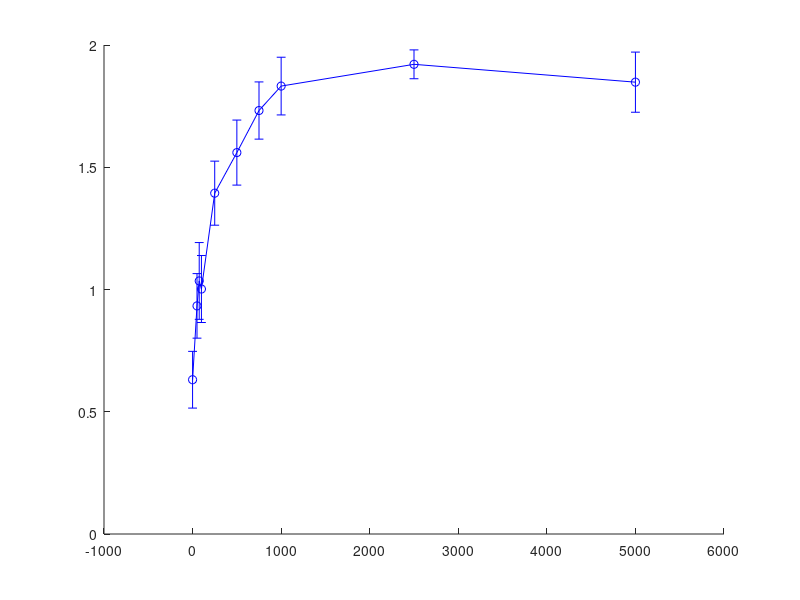

This chart was generated by the following MATLAB code: (Note: this script raises an error after producing the figure.)
close all
clc
clear

figure
hold on
x = [0 50 75 100 250 500 750 1000 2500 5000];
y = [0.631 0.933 1.035 1.002 1.394 1.560 1.732 1.832 1.921 1.848]; 
err = [0.116 0.132 0.157 0.137 0.131 0.133 0.117 0.118 0.059 0.123];
errorbar(x,y,err,"bo-","MarkerSize",5,"MarkerEdgeColor","blue","MarkerFaceColor",[0.65 0.85 0.90])

xlabel('Forearm Carrier Frequencies (Hz)','FontSize',12)
ylabel('Detection Threshold (mA)','FontSize',12)
xlim([0, 5200])
ylim([0, 2.3])

